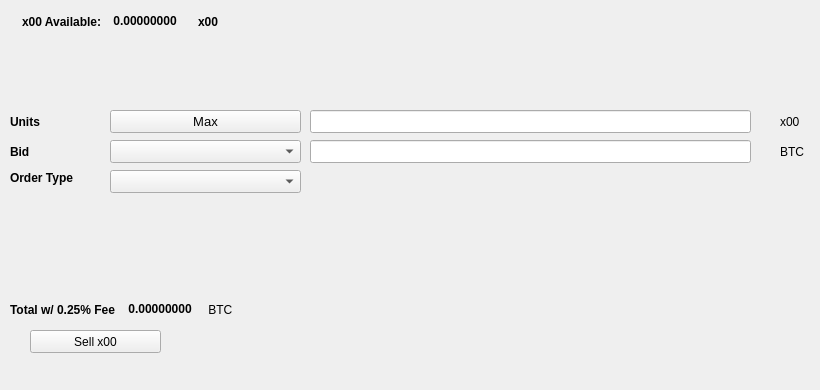
   <widget class="QWidget" name="SellTab">
    <attribute name="title">
     <string>Sell</string>
    </attribute>
    <widget class="QLabel" name="label_16">
     <property name="geometry">
      <rect>
       <x>780</x>
       <y>140</y>
       <width>31</width>
       <height>23</height>
      </rect>
     </property>
     <property name="text">
      <string>BTC</string>
     </property>
    </widget>
    <widget class="QComboBox" name="SellBidcomboBox">
     <property name="geometry">
      <rect>
       <x>110</x>
       <y>140</y>
       <width>191</width>
       <height>23</height>
      </rect>
     </property>
     <property name="font">
      <font>
       <pointsize>10</pointsize>
      </font>
     </property>
    </widget>
    <widget class="QLabel" name="label_18">
     <property name="geometry">
      <rect>
       <x>10</x>
       <y>110</y>
       <width>46</width>
       <height>23</height>
      </rect>
     </property>
     <property name="font">
      <font>
       <weight>75</weight>
       <bold>true</bold>
      </font>
     </property>
     <property name="text">
      <string>Units</string>
     </property>
    </widget>
    <widget class="QPushButton" name="Sell_Max_Amount">
     <property name="geometry">
      <rect>
       <x>110</x>
       <y>110</y>
       <width>191</width>
       <height>23</height>
      </rect>
     </property>
     <property name="font">
      <font>
       <pointsize>10</pointsize>
      </font>
     </property>
     <property name="text">
      <string>Max</string>
     </property>
    </widget>
    <widget class="QLabel" name="label_20">
     <property name="geometry">
      <rect>
       <x>10</x>
       <y>170</y>
       <width>91</width>
       <height>16</height>
      </rect>
     </property>
     <property name="font">
      <font>
       <weight>75</weight>
       <bold>true</bold>
      </font>
     </property>
     <property name="text">
      <string>Order Type</string>
     </property>
    </widget>
    <widget class="QComboBox" name="SellOrdertypeCombo">
     <property name="geometry">
      <rect>
       <x>110</x>
       <y>170</y>
       <width>191</width>
       <height>23</height>
      </rect>
     </property>
     <property name="font">
      <font>
       <pointsize>10</pointsize>
      </font>
     </property>
    </widget>
    <widget class="QLabel" name="label_21">
     <property name="geometry">
      <rect>
       <x>10</x>
       <y>140</y>
       <width>46</width>
       <height>23</height>
      </rect>
     </property>
     <property name="font">
      <font>
       <weight>75</weight>
       <bold>true</bold>
      </font>
     </property>
     <property name="text">
      <string>Bid</string>
     </property>
    </widget>
    <widget class="QLabel" name="label_22">
     <property name="geometry">
      <rect>
       <x>780</x>
       <y>110</y>
       <width>31</width>
       <height>23</height>
      </rect>
     </property>
     <property name="text">
      <string>x00</string>
     </property>
    </widget>
    <widget class="QLineEdit" name="UnitsInputx00">
     <property name="geometry">
      <rect>
       <x>310</x>
       <y>110</y>
       <width>441</width>
       <height>23</height>
      </rect>
     </property>
     <property name="font">
      <font>
       <pointsize>9</pointsize>
       <weight>75</weight>
       <bold>true</bold>
      </font>
     </property>
    </widget>
    <widget class="QLineEdit" name="SellBidPriceEdit">
     <property name="geometry">
      <rect>
       <x>310</x>
       <y>140</y>
       <width>441</width>
       <height>23</height>
      </rect>
     </property>
     <property name="font">
      <font>
       <pointsize>9</pointsize>
       <weight>75</weight>
       <bold>true</bold>
      </font>
     </property>
    </widget>
    <widget class="QPushButton" name="Sellx00BTN">
     <property name="geometry">
      <rect>
       <x>30</x>
       <y>330</y>
       <width>131</width>
       <height>23</height>
      </rect>
     </property>
     <property name="text">
      <string>Sell x00</string>
     </property>
     <property name="icon">
      <iconset resource="../xChr0n0">
       <normaloff>:/icons/bitcoin</normaloff>:/icons/bitcoin</iconset>
     </property>
    </widget>
    <widget class="QWidget" name="layoutWidget3">
     <property name="geometry">
      <rect>
       <x>22</x>
       <y>12</y>
       <width>258</width>
       <height>19</height>
      </rect>
     </property>
     <layout class="QHBoxLayout" name="horizontalLayout">
      <item>
       <widget class="QLabel" name="label232_2">
        <property name="font">
         <font>
          <weight>75</weight>
          <bold>true</bold>
         </font>
        </property>
        <property name="text">
         <string>x00 Available:</string>
        </property>
       </widget>
      </item>
      <item>
       <widget class="QLabel" name="x00AvailableLabel">
        <property name="palette">
         <palette>
          <active>
           <colorrole role="WindowText">
            <brush brushstyle="SolidPattern">
             <color alpha="255">
              <red>0</red>
              <green>0</green>
              <blue>0</blue>
             </color>
            </brush>
           </colorrole>
           <colorrole role="Button">
            <brush brushstyle="SolidPattern">
             <color alpha="255">
              <red>0</red>
              <green>170</green>
              <blue>0</blue>
             </color>
            </brush>
           </colorrole>
           <colorrole role="Light">
            <brush brushstyle="SolidPattern">
             <color alpha="255">
              <red>0</red>
              <green>255</green>
              <blue>0</blue>
             </color>
            </brush>
           </colorrole>
           <colorrole role="Midlight">
            <brush brushstyle="SolidPattern">
             <color alpha="255">
              <red>0</red>
              <green>212</green>
              <blue>0</blue>
             </color>
            </brush>
           </colorrole>
           <colorrole role="Dark">
            <brush brushstyle="SolidPattern">
             <color alpha="255">
              <red>0</red>
              <green>85</green>
              <blue>0</blue>
             </color>
            </brush>
           </colorrole>
           <colorrole role="Mid">
            <brush brushstyle="SolidPattern">
             <color alpha="255">
              <red>0</red>
              <green>113</green>
              <blue>0</blue>
             </color>
            </brush>
           </colorrole>
           <colorrole role="Text">
            <brush brushstyle="SolidPattern">
             <color alpha="255">
              <red>0</red>
              <green>170</green>
              <blue>0</blue>
             </color>
            </brush>
           </colorrole>
           <colorrole role="BrightText">
            <brush brushstyle="SolidPattern">
             <color alpha="255">
              <red>255</red>
              <green>255</green>
              <blue>255</blue>
             </color>
            </brush>
           </colorrole>
           <colorrole role="ButtonText">
            <brush brushstyle="SolidPattern">
             <color alpha="255">
              <red>0</red>
              <green>0</green>
              <blue>0</blue>
             </color>
            </brush>
           </colorrole>
           <colorrole role="Base">
            <brush brushstyle="SolidPattern">
             <color alpha="255">
              <red>255</red>
              <green>255</green>
              <blue>255</blue>
             </color>
            </brush>
           </colorrole>
           <colorrole role="Window">
            <brush brushstyle="SolidPattern">
             <color alpha="255">
              <red>0</red>
              <green>170</green>
              <blue>0</blue>
             </color>
            </brush>
           </colorrole>
           <colorrole role="Shadow">
            <brush brushstyle="SolidPattern">
             <color alpha="255">
              <red>0</red>
              <green>0</green>
              <blue>0</blue>
             </color>
            </brush>
           </colorrole>
           <colorrole role="AlternateBase">
            <brush brushstyle="SolidPattern">
             <color alpha="255">
              <red>127</red>
              <green>212</green>
              <blue>127</blue>
             </color>
            </brush>
           </colorrole>
           <colorrole role="ToolTipBase">
            <brush brushstyle="SolidPattern">
             <color alpha="255">
              <red>255</red>
              <green>255</green>
              <blue>220</blue>
             </color>
            </brush>
           </colorrole>
           <colorrole role="ToolTipText">
            <brush brushstyle="SolidPattern">
             <color alpha="255">
              <red>0</red>
              <green>0</green>
              <blue>0</blue>
             </color>
            </brush>
           </colorrole>
          </active>
          <inactive>
           <colorrole role="WindowText">
            <brush brushstyle="SolidPattern">
             <color alpha="255">
              <red>0</red>
              <green>0</green>
              <blue>0</blue>
             </color>
            </brush>
           </colorrole>
           <colorrole role="Button">
            <brush brushstyle="SolidPattern">
             <color alpha="255">
              <red>0</red>
              <green>170</green>
              <blue>0</blue>
             </color>
            </brush>
           </colorrole>
           <colorrole role="Light">
            <brush brushstyle="SolidPattern">
             <color alpha="255">
              <red>0</red>
              <green>255</green>
              <blue>0</blue>
             </color>
            </brush>
           </colorrole>
           <colorrole role="Midlight">
            <brush brushstyle="SolidPattern">
             <color alpha="255">
              <red>0</red>
              <green>212</green>
              <blue>0</blue>
             </color>
            </brush>
           </colorrole>
           <colorrole role="Dark">
            <brush brushstyle="SolidPattern">
             <color alpha="255">
              <red>0</red>
              <green>85</green>
              <blue>0</blue>
             </color>
            </brush>
           </colorrole>
           <colorrole role="Mid">
            <brush brushstyle="SolidPattern">
             <color alpha="255">
              <red>0</red>
              <green>113</green>
              <blue>0</blue>
             </color>
            </brush>
           </colorrole>
           <colorrole role="Text">
            <brush brushstyle="SolidPattern">
             <color alpha="255">
              <red>0</red>
              <green>170</green>
              <blue>0</blue>
             </color>
            </brush>
           </colorrole>
           <colorrole role="BrightText">
            <brush brushstyle="SolidPattern">
             <color alpha="255">
              <red>255</red>
              <green>255</green>
              <blue>255</blue>
             </color>
            </brush>
           </colorrole>
           <colorrole role="ButtonText">
            <brush brushstyle="SolidPattern">
             <color alpha="255">
              <red>0</red>
              <green>0</green>
              <blue>0</blue>
             </color>
            </brush>
           </colorrole>
           <colorrole role="Base">
            <brush brushstyle="SolidPattern">
             <color alpha="255">
              <red>255</red>
              <green>255</green>
              <blue>255</blue>
             </color>
            </brush>
           </colorrole>
           <colorrole role="Window">
            <brush brushstyle="SolidPattern">
             <color alpha="255">
              <red>0</red>
              <green>170</green>
              <blue>0</blue>
             </color>
            </brush>
           </colorrole>
           <colorrole role="Shadow">
            <brush brushstyle="SolidPattern">
             <color alpha="255">
              <red>0</red>
              <green>0</green>
              <blue>0</blue>
             </color>
            </brush>
           </colorrole>
           <colorrole role="AlternateBase">
            <brush brushstyle="SolidPattern">
             <color alpha="255">
              <red>127</red>
              <green>212</green>
              <blue>127</blue>
             </color>
            </brush>
           </colorrole>
           <colorrole role="ToolTipBase">
            <brush brushstyle="SolidPattern">
             <color alpha="255">
              <red>255</red>
              <green>255</green>
              <blue>220</blue>
             </color>
            </brush>
           </colorrole>
           <colorrole role="ToolTipText">
            <brush brushstyle="SolidPattern">
             <color alpha="255">
              <red>0</red>
              <green>0</green>
              <blue>0</blue>
             </color>
            </brush>
           </colorrole>
          </inactive>
          <disabled>
           <colorrole role="WindowText">
            <brush brushstyle="SolidPattern">
             <color alpha="255">
              <red>0</red>
              <green>85</green>
              <blue>0</blue>
             </color>
            </brush>
           </colorrole>
           <colorrole role="Button">
            <brush brushstyle="SolidPattern">
             <color alpha="255">
              <red>0</red>
              <green>170</green>
              <blue>0</blue>
             </color>
            </brush>
           </colorrole>
           <colorrole role="Light">
            <brush brushstyle="SolidPattern">
             <color alpha="255">
              <red>0</red>
              <green>255</green>
              <blue>0</blue>
             </color>
            </brush>
           </colorrole>
           <colorrole role="Midlight">
            <brush brushstyle="SolidPattern">
             <color alpha="255">
              <red>0</red>
              <green>212</green>
              <blue>0</blue>
             </color>
            </brush>
           </colorrole>
           <colorrole role="Dark">
            <brush brushstyle="SolidPattern">
             <color alpha="255">
              <red>0</red>
              <green>85</green>
              <blue>0</blue>
             </color>
            </brush>
           </colorrole>
           <colorrole role="Mid">
            <brush brushstyle="SolidPattern">
             <color alpha="255">
              <red>0</red>
              <green>113</green>
              <blue>0</blue>
             </color>
            </brush>
           </colorrole>
           <colorrole role="Text">
            <brush brushstyle="SolidPattern">
             <color alpha="255">
              <red>0</red>
              <green>85</green>
              <blue>0</blue>
             </color>
            </brush>
           </colorrole>
           <colorrole role="BrightText">
            <brush brushstyle="SolidPattern">
             <color alpha="255">
              <red>255</red>
              <green>255</green>
              <blue>255</blue>
             </color>
            </brush>
           </colorrole>
           <colorrole role="ButtonText">
            <brush brushstyle="SolidPattern">
             <color alpha="255">
              <red>0</red>
              <green>85</green>
              <blue>0</blue>
             </color>
            </brush>
           </colorrole>
           <colorrole role="Base">
            <brush brushstyle="SolidPattern">
             <color alpha="255">
              <red>0</red>
              <green>170</green>
              <blue>0</blue>
             </color>
            </brush>
           </colorrole>
           <colorrole role="Window">
            <brush brushstyle="SolidPattern">
             <color alpha="255">
              <red>0</red>
              <green>170</green>
              <blue>0</blue>
             </color>
            </brush>
           </colorrole>
           <colorrole role="Shadow">
            <brush brushstyle="SolidPattern">
             <color alpha="255">
              <red>0</red>
              <green>0</green>
              <blue>0</blue>
             </color>
            </brush>
           </colorrole>
           <colorrole role="AlternateBase">
            <brush brushstyle="SolidPattern">
             <color alpha="255">
              <red>0</red>
              <green>170</green>
              <blue>0</blue>
             </color>
            </brush>
           </colorrole>
           <colorrole role="ToolTipBase">
            <brush brushstyle="SolidPattern">
             <color alpha="255">
              <red>255</red>
              <green>255</green>
              <blue>220</blue>
             </color>
            </brush>
           </colorrole>
           <colorrole role="ToolTipText">
            <brush brushstyle="SolidPattern">
             <color alpha="255">
              <red>0</red>
              <green>0</green>
              <blue>0</blue>
             </color>
            </brush>
           </colorrole>
          </disabled>
         </palette>
        </property>
        <property name="font">
         <font>
          <weight>75</weight>
          <bold>true</bold>
         </font>
        </property>
        <property name="text">
         <string> 0.00000000 </string>
        </property>
        <property name="textInteractionFlags">
         <set>Qt::LinksAccessibleByMouse|Qt::TextSelectableByKeyboard|Qt::TextSelectableByMouse</set>
        </property>
       </widget>
      </item>
      <item>
       <widget class="QLabel" name="labelx00">
        <property name="font">
         <font>
          <weight>75</weight>
          <bold>true</bold>
         </font>
        </property>
        <property name="text">
         <string>x00</string>
        </property>
       </widget>
      </item>
     </layout>
    </widget>
    <widget class="QWidget" name="layoutWidget">
     <property name="geometry">
      <rect>
       <x>10</x>
       <y>300</y>
       <width>268</width>
       <height>19</height>
      </rect>
     </property>
     <layout class="QHBoxLayout" name="horizontalLayout_2">
      <item>
       <widget class="QLabel" name="label_19">
        <property name="font">
         <font>
          <weight>75</weight>
          <bold>true</bold>
         </font>
        </property>
        <property name="text">
         <string>Total w/ 0.25% Fee </string>
        </property>
       </widget>
      </item>
      <item>
       <widget class="QLabel" name="SellCostLabel">
        <property name="palette">
         <palette>
          <active>
           <colorrole role="WindowText">
            <brush brushstyle="SolidPattern">
             <color alpha="255">
              <red>0</red>
              <green>0</green>
              <blue>0</blue>
             </color>
            </brush>
           </colorrole>
           <colorrole role="Button">
            <brush brushstyle="SolidPattern">
             <color alpha="255">
              <red>0</red>
              <green>170</green>
              <blue>0</blue>
             </color>
            </brush>
           </colorrole>
           <colorrole role="Light">
            <brush brushstyle="SolidPattern">
             <color alpha="255">
              <red>0</red>
              <green>255</green>
              <blue>0</blue>
             </color>
            </brush>
           </colorrole>
           <colorrole role="Midlight">
            <brush brushstyle="SolidPattern">
             <color alpha="255">
              <red>0</red>
              <green>212</green>
              <blue>0</blue>
             </color>
            </brush>
           </colorrole>
           <colorrole role="Dark">
            <brush brushstyle="SolidPattern">
             <color alpha="255">
              <red>0</red>
              <green>85</green>
              <blue>0</blue>
             </color>
            </brush>
           </colorrole>
           <colorrole role="Mid">
            <brush brushstyle="SolidPattern">
             <color alpha="255">
              <red>0</red>
              <green>113</green>
              <blue>0</blue>
             </color>
            </brush>
           </colorrole>
           <colorrole role="Text">
            <brush brushstyle="SolidPattern">
             <color alpha="255">
              <red>0</red>
              <green>170</green>
              <blue>0</blue>
             </color>
            </brush>
           </colorrole>
           <colorrole role="BrightText">
            <brush brushstyle="SolidPattern">
             <color alpha="255">
              <red>255</red>
              <green>255</green>
              <blue>255</blue>
             </color>
            </brush>
           </colorrole>
           <colorrole role="ButtonText">
            <brush brushstyle="SolidPattern">
             <color alpha="255">
              <red>0</red>
              <green>0</green>
              <blue>0</blue>
             </color>
            </brush>
           </colorrole>
           <colorrole role="Base">
            <brush brushstyle="SolidPattern">
             <color alpha="255">
              <red>255</red>
              <green>255</green>
              <blue>255</blue>
             </color>
            </brush>
           </colorrole>
           <colorrole role="Window">
            <brush brushstyle="SolidPattern">
             <color alpha="255">
              <red>0</red>
              <green>170</green>
              <blue>0</blue>
             </color>
            </brush>
           </colorrole>
           <colorrole role="Shadow">
            <brush brushstyle="SolidPattern">
             <color alpha="255">
              <red>0</red>
              <green>0</green>
              <blue>0</blue>
             </color>
            </brush>
           </colorrole>
           <colorrole role="AlternateBase">
            <brush brushstyle="SolidPattern">
             <color alpha="255">
              <red>127</red>
              <green>212</green>
              <blue>127</blue>
             </color>
            </brush>
           </colorrole>
           <colorrole role="ToolTipBase">
            <brush brushstyle="SolidPattern">
             <color alpha="255">
              <red>255</red>
              <green>255</green>
              <blue>220</blue>
             </color>
            </brush>
           </colorrole>
           <colorrole role="ToolTipText">
            <brush brushstyle="SolidPattern">
             <color alpha="255">
              <red>0</red>
              <green>0</green>
              <blue>0</blue>
             </color>
            </brush>
           </colorrole>
          </active>
          <inactive>
           <colorrole role="WindowText">
            <brush brushstyle="SolidPattern">
             <color alpha="255">
              <red>0</red>
              <green>0</green>
              <blue>0</blue>
             </color>
            </brush>
           </colorrole>
           <colorrole role="Button">
            <brush brushstyle="SolidPattern">
             <color alpha="255">
              <red>0</red>
              <green>170</green>
              <blue>0</blue>
             </color>
            </brush>
           </colorrole>
           <colorrole role="Light">
            <brush brushstyle="SolidPattern">
             <color alpha="255">
              <red>0</red>
              <green>255</green>
              <blue>0</blue>
             </color>
            </brush>
           </colorrole>
           <colorrole role="Midlight">
            <brush brushstyle="SolidPattern">
             <color alpha="255">
              <red>0</red>
              <green>212</green>
              <blue>0</blue>
             </color>
            </brush>
           </colorrole>
           <colorrole role="Dark">
            <brush brushstyle="SolidPattern">
             <color alpha="255">
              <red>0</red>
              <green>85</green>
              <blue>0</blue>
             </color>
            </brush>
           </colorrole>
           <colorrole role="Mid">
            <brush brushstyle="SolidPattern">
             <color alpha="255">
              <red>0</red>
              <green>113</green>
              <blue>0</blue>
             </color>
            </brush>
           </colorrole>
           <colorrole role="Text">
            <brush brushstyle="SolidPattern">
             <color alpha="255">
              <red>0</red>
              <green>170</green>
              <blue>0</blue>
             </color>
            </brush>
           </colorrole>
           <colorrole role="BrightText">
            <brush brushstyle="SolidPattern">
             <color alpha="255">
              <red>255</red>
              <green>255</green>
              <blue>255</blue>
             </color>
            </brush>
           </colorrole>
           <colorrole role="ButtonText">
            <brush brushstyle="SolidPattern">
             <color alpha="255">
              <red>0</red>
              <green>0</green>
              <blue>0</blue>
             </color>
            </brush>
           </colorrole>
           <colorrole role="Base">
            <brush brushstyle="SolidPattern">
             <color alpha="255">
              <red>255</red>
              <green>255</green>
              <blue>255</blue>
             </color>
            </brush>
           </colorrole>
           <colorrole role="Window">
            <brush brushstyle="SolidPattern">
             <color alpha="255">
              <red>0</red>
              <green>170</green>
              <blue>0</blue>
             </color>
            </brush>
           </colorrole>
           <colorrole role="Shadow">
            <brush brushstyle="SolidPattern">
             <color alpha="255">
              <red>0</red>
              <green>0</green>
              <blue>0</blue>
             </color>
            </brush>
           </colorrole>
           <colorrole role="AlternateBase">
            <brush brushstyle="SolidPattern">
             <color alpha="255">
              <red>127</red>
              <green>212</green>
              <blue>127</blue>
             </color>
            </brush>
           </colorrole>
           <colorrole role="ToolTipBase">
            <brush brushstyle="SolidPattern">
             <color alpha="255">
              <red>255</red>
              <green>255</green>
              <blue>220</blue>
             </color>
            </brush>
           </colorrole>
           <colorrole role="ToolTipText">
            <brush brushstyle="SolidPattern">
             <color alpha="255">
              <red>0</red>
              <green>0</green>
              <blue>0</blue>
             </color>
            </brush>
           </colorrole>
          </inactive>
          <disabled>
           <colorrole role="WindowText">
            <brush brushstyle="SolidPattern">
             <color alpha="255">
              <red>0</red>
              <green>85</green>
              <blue>0</blue>
             </color>
            </brush>
           </colorrole>
           <colorrole role="Button">
            <brush brushstyle="SolidPattern">
             <color alpha="255">
              <red>0</red>
              <green>170</green>
              <blue>0</blue>
             </color>
            </brush>
           </colorrole>
           <colorrole role="Light">
            <brush brushstyle="SolidPattern">
             <color alpha="255">
              <red>0</red>
              <green>255</green>
              <blue>0</blue>
             </color>
            </brush>
           </colorrole>
           <colorrole role="Midlight">
            <brush brushstyle="SolidPattern">
             <color alpha="255">
              <red>0</red>
              <green>212</green>
              <blue>0</blue>
             </color>
            </brush>
           </colorrole>
           <colorrole role="Dark">
            <brush brushstyle="SolidPattern">
             <color alpha="255">
              <red>0</red>
              <green>85</green>
              <blue>0</blue>
             </color>
            </brush>
           </colorrole>
           <colorrole role="Mid">
            <brush brushstyle="SolidPattern">
             <color alpha="255">
              <red>0</red>
              <green>113</green>
              <blue>0</blue>
             </color>
            </brush>
           </colorrole>
           <colorrole role="Text">
            <brush brushstyle="SolidPattern">
             <color alpha="255">
              <red>0</red>
              <green>85</green>
              <blue>0</blue>
             </color>
            </brush>
           </colorrole>
           <colorrole role="BrightText">
            <brush brushstyle="SolidPattern">
             <color alpha="255">
              <red>255</red>
              <green>255</green>
              <blue>255</blue>
             </color>
            </brush>
           </colorrole>
           <colorrole role="ButtonText">
            <brush brushstyle="SolidPattern">
             <color alpha="255">
              <red>0</red>
              <green>85</green>
              <blue>0</blue>
             </color>
            </brush>
           </colorrole>
           <colorrole role="Base">
            <brush brushstyle="SolidPattern">
             <color alpha="255">
              <red>0</red>
              <green>170</green>
              <blue>0</blue>
             </color>
            </brush>
           </colorrole>
           <colorrole role="Window">
            <brush brushstyle="SolidPattern">
             <color alpha="255">
              <red>0</red>
              <green>170</green>
              <blue>0</blue>
             </color>
            </brush>
           </colorrole>
           <colorrole role="Shadow">
            <brush brushstyle="SolidPattern">
             <color alpha="255">
              <red>0</red>
              <green>0</green>
              <blue>0</blue>
             </color>
            </brush>
           </colorrole>
           <colorrole role="AlternateBase">
            <brush brushstyle="SolidPattern">
             <color alpha="255">
              <red>0</red>
              <green>170</green>
              <blue>0</blue>
             </color>
            </brush>
           </colorrole>
           <colorrole role="ToolTipBase">
            <brush brushstyle="SolidPattern">
             <color alpha="255">
              <red>255</red>
              <green>255</green>
              <blue>220</blue>
             </color>
            </brush>
           </colorrole>
           <colorrole role="ToolTipText">
            <brush brushstyle="SolidPattern">
             <color alpha="255">
              <red>0</red>
              <green>0</green>
              <blue>0</blue>
             </color>
            </brush>
           </colorrole>
          </disabled>
         </palette>
        </property>
        <property name="font">
         <font>
          <weight>75</weight>
          <bold>true</bold>
         </font>
        </property>
        <property name="autoFillBackground">
         <bool>false</bool>
        </property>
        <property name="text">
         <string> 0.00000000</string>
        </property>
        <property name="textInteractionFlags">
         <set>Qt::LinksAccessibleByMouse|Qt::TextSelectableByMouse</set>
        </property>
       </widget>
      </item>
      <item>
       <widget class="QLabel" name="label_17">
        <property name="font">
         <font>
          <weight>50</weight>
          <bold>false</bold>
         </font>
        </property>
        <property name="text">
         <string> BTC</string>
        </property>
       </widget>
      </item>
     </layout>
    </widget>
    <widget class="QLabel" name="label_23">
     <property name="geometry">
      <rect>
       <x>460</x>
       <y>300</y>
       <width>281</width>
       <height>81</height>
      </rect>
     </property>
     <property name="text">
      <string/>
     </property>
     <property name="pixmap">
      <pixmap>:/images/bittrex</pixmap>
     </property>
    </widget>
   </widget>
